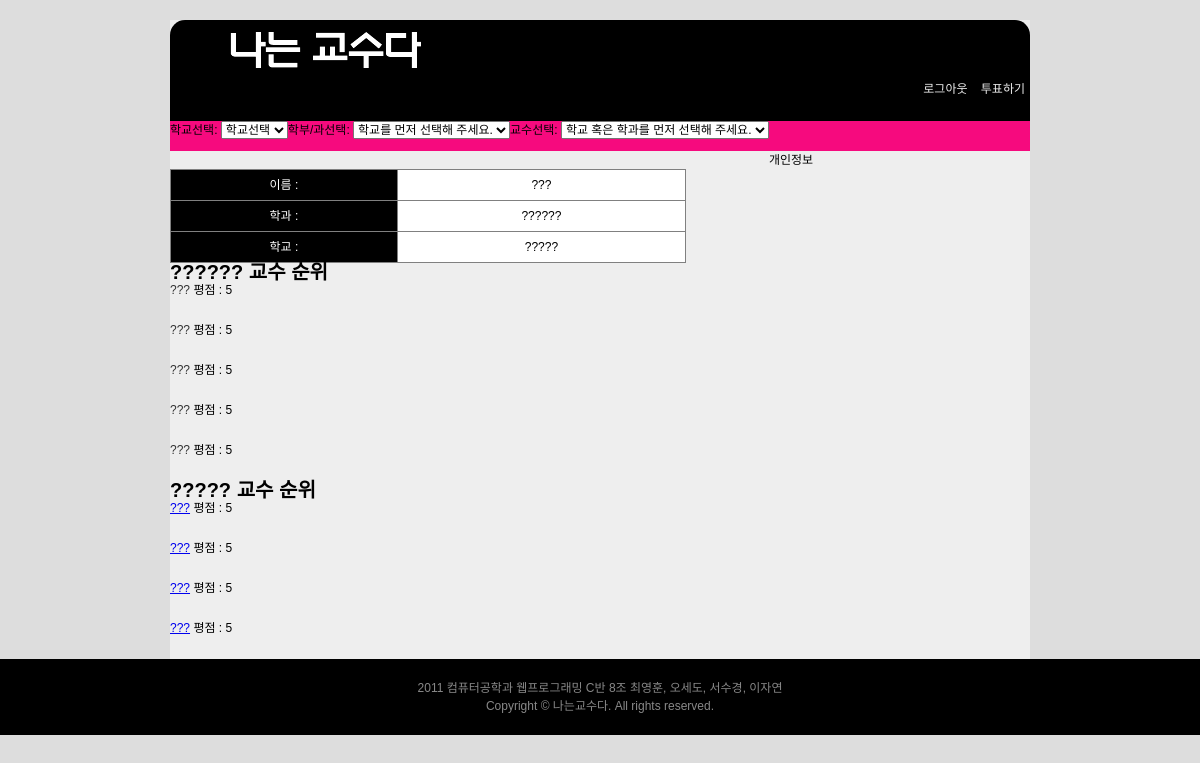
Screenshot of /mypage.php (signed in) with the database file from the repository.
### tables this page shows
CREATE TABLE majors(
  id INT UNSIGNED PRIMARY KEY AUTO_INCREMENT,
  name VARCHAR(30) NOT NULL,
  `created_at` TIMESTAMP DEFAULT CURRENT_TIMESTAMP,
  university_id INT UNSIGNED  
);

CREATE TABLE universities(
  id INT UNSIGNED PRIMARY KEY AUTO_INCREMENT,
  name VARCHAR(30) NOT NULL,
  `created_at` TIMESTAMP DEFAULT CURRENT_TIMESTAMP
);

CREATE TABLE professor_infos(
  id INT UNSIGNED PRIMARY KEY AUTO_INCREMENT,
  `created_at` TIMESTAMP DEFAULT CURRENT_TIMESTAMP,
  professor_id INT UNSIGNED,
  user_id INT UNSIGNED,
  major_id INT UNSIGNED,
  university_id INT UNSIGNED,
  name VARCHAR(30) NOT NULL,
  photo VARCHAR(100),
  content TEXT
);

### common.php (called while the page is built, shortened)
<?php
if (isset ( $_SESSION['user_id'])) {
 $loggedin = TRUE;
}
else {
 $loggedin = FALSE;
}
?>

### model.php (called while the page is built, shortened)
<?php
class Model{
  var $data;
  function fetch($table, $columns, $options = ""){
    if(count($columns) == 1){
      $column_string = $columns[0];
    }
    if(count($columns) > 1){
      $column_string = implode(",",$columns);
    }
    $query = "SELECT {$column_string} FROM {$table} {$options};";
    $result = mysql_query($query);
    if($result){
      $count = 0;
      while($row = mysql_fetch_array($result)){
        foreach($columns as $column){
          $this->data[$count][$column] = $row[$column];
        }
        $count++;
      }
    }
    else{
      echo "no result";
    }
  }
  function to_array(){
    return $this->data;
  }
}
?>

### professors.php (called while the page is built, shortened)
<?php
require_once "model.php";
class Professors{
  var $professors;
  function find_professor_by_major_id($id){
    $professors_model = new Model;
    $professors_model->fetch("professors", array("id"), "WHERE major_id='{$id}'");
    $this->professors = $professors_model->to_array();
    $infos_model = new Model;
    for($i=0; $i<count($this->professors); $i++){
      $infos_model->fetch("professor_infos", array("id", "name", "photo", "content"), "WHERE professor_id='{$this->professors[$i]["id"]}' ORDER BY created_at DESC LIMIT 1");
      $infos = $infos_model->to_array();
      $this->professors[$i]["name"] = $infos[0]["name"];
      $this->professors[$i]["photo"] = $infos[0]["photo"];
      $this->professors[$i]["content"] = $infos[0]["content"];
    }
  }
  function find_professor_by_university_id($id){
    $professors_model = new Model;
    $professors_model->fetch("professors", array("id"), "WHERE university_id='{$id}'");
    $this->professors = $professors_model->to_array();
    $infos_model = new Model;
    for($i=0; $i<count($this->professors); $i++){
      $infos_model->fetch("professor_infos", array("id", "name", "photo", "content"), "WHERE professor_id='{$this->professors[$i]["id"]}' ORDER BY created_at DESC LIMIT 1");
      $infos = $infos_model->to_array();
      $this->professors[$i]["name"] = $infos[0]["name"];
      $this->professors[$i]["photo"] = $infos[0]["photo"];
      $this->professors[$i]["content"] = $infos[0]["content"];
    }
  }
  function to_array(){
    return $this->professors;
  }
  function fetch_vote_list(){
    $votes_model = new Model;
    foreach($this->professors as $key => $professsor){
      $votes_model->fetch("votes", array("id", "created_at", "user_id",
                          "prepare", "understanding", "interest", "benefit", "hot", "comment_text"),
                          "WHERE professor_id={$professsor["id"]} ORDER BY created_at DESC");
      $this->professors[$key]["vote"] = $votes_model->to_array();
      $votes =  $votes_model->to_array();
      $total = 0;
      $prepare_total = 0;
      $understanding_total = 0;
      $interest_total = 0;
      $benefit_total = 0;
      $hot_total = 0;
      foreach($votes as $vote){
        $total += $vote["prepare"];
        $prepare_total += $vote["prepare"];
        $total += $vote["understanding"];
        $understanding_total += $vote["understanding"];
        $total += $vote["interest"];
        $interest_total +=  $vote["interest"];
        $total += $vote["benefit"];
        $benefit_total += $vote["benefit"];
        $total += $vote["hot"];
        $hot_total += $vote["hot"];
      }
      $num_to_devide = count($votes) * 5;
      $this->professors[$key]["vote_average"] = array();
      $this->professors[$key]["vote_average"]["total_average"] = $total/$num_to_devide;
      $this->professors[$key]["vote_average"]["prepare_average"] = $prepare_total/ count($votes);
      $this->professors[$key]["vote_average"]["understanding_average"] = $understanding_total/ count($votes);
      $this->professors[$key]["vote_average"]["interest_average"] = $interest_total/ count($votes);
      $this->professors[$key]["vote_average"]["benefit_average"] = $benefit_total/ count($votes);
      $this->professors[$key]["vote_average"]["hot_average"] = $hot_total/ count($votes);
    }
    usort($this->professors, "compare_by_average");
  }
}
?>

### mypage.php (the view, shortened to what this page needs)
<?php
require_once "upper.php";
require_once "model.php";
require_once "professors.php";
if ($current_user){
  $users = new Model;
  $universities = new Model;
  $majors = new Model;
  $professors = new Professors;
  $users->fetch("users", array("name", "major_id"), "WHERE id='{$current_user}'");
  $users = $users->to_array();
  $majors->fetch("majors", array("id", "name", "university_id"), "WHERE id='{$users[0]["major_id"]}'");
  $majors = $majors->to_array();
  $universities->fetch("universities", array("id","name"), "WHERE id='{$majors[0]["university_id"]}'");
  $universities = $universities->to_array();
  $professors->find_professor_by_major_id($majors[0]["id"]);
  $professors->fetch_vote_list();
  $major_professors = $professors->to_array();
  $professors->find_professor_by_university_id($universities[0]["id"]);
  $professors->fetch_vote_list();
  $university_professors = $professors->to_array();
}
else{
  echo "이 페이지는 로그인을 하셔야만 접근할 수 있습니다.";
}
?>
	<h2>개인정보</h2>
	<table id="my_info" width="60%" border = "none">
		<tr>
			<th>이름 : </th><td><?php echo $users[0]["name"] ?></td>
		</tr>
		<tr>
			<th>학과 : </th><td><?php echo $majors[0]["name"] ?></td>
		</tr>
		<tr>
			<th>학교 : </th><td><?php echo $universities[0]["name"] ?></td>
		</tr>
	</table>
<div class="major_professors">
<div class="list_title">
  <?php echo $majors[0]["name"]?> 교수 순위
</div>
<ul>
<?php
  foreach($major_professors as $professor){
    echo <<<EOT
      <li><a href='professor.php?id={$professor["id"]}'>{$professor["name"]}</a> 평점 : {$professor["vote_average"]["total_average"]}</li>
EOT;
  }
?>
</div>
<div class="university_professors">
<div class="list_title">
  <?php echo $universities[0]["name"]?> 교수 순위
</div>
<ol>
<?php
  foreach($university_professors as $professor){
    echo <<<EOT
      <li>
        <a href='professor.php?id={$professor["id"]}'>{$professor["name"]}</a> 평점 : {$professor["vote_average"]["total_average"]}
      </li>
EOT;
  }
?>
</ol>
</div>
<?php
require_once "beneath.php";
?>

### upper.php (shortened to what this page needs)
<?php
 require_once('common.php');
 require_once('model.php');
?>
<!DOCTYPE HTML PUBLIC "-//W3C//DTD XHTML 1.0 Transitional//EN"
"http://www.w3.org/TR/xhtml1/DTD/xhtml1-transitional.dtd">
<html>
  <head>
    <link href="style.css" rel="stylesheet" type="text/css" />
  </head>
  <body>
  <div id="container">
		<div id="header">
			<div id="header_logo">
				<img src="image/logo.png" alt="나는교수다">
			</div>
			<div id="header_right">
			<?php
				if ($loggedin) {
			?>
					<a href = "logout.php">로그아웃</a>
					<a href = "vote.php">투표하기</a>
			<?php
				} else {
			?>
					<a href = "login.php">로그인</a>
					<a href = "join.php">회원가입</a>
					<a href = "admin.php">Admin</a>
			<?php
				}
			?>
			</div>
		</div>
    <div id="search_bar">
      <ul>
        <li>학교선택:
          <select name="choose_school">
          <option id="first_option" value="-1" selected="selected">학교선택</option>
<?php
  $model = new Model;
  $model->fetch("universities", array("id", "name"));
?>
          </select>
        </li>
        <li>학부/과선택:
          <select name="choose_major" class="major">
            <option value="0">학교를 먼저 선택해 주세요.</option>
          </select>
        </li>
        <li>교수선택:
          <select name="choose_professor" id="choose_professor" class="professor">
            <option value="0">학교 혹은 학과를 먼저 선택해 주세요.</option>
          </select>
        </li>
      </ul>
    </div>
	  <div id="content">

### beneath.php (shortened to what this page needs)
  </div>
</div>
<div id="footer">
  <p>2011 컴퓨터공학과 웹프로그래밍 C반 8조 최영훈, 오세도, 서수경, 이자연</p>
  <p>Copyright © 나는교수다. All rights reserved.</p>
</div>
</body>
</html>

### style.css (style rules this page uses)
html { color:#000; background:#ddd; padding:20px 0; font: 12px/18px "���� ����", "Malgun Gothic", "����", "Gulim", Verdana, Arial, Tahoma; }
body,div,dl,dt,dd,ul,ol,li,h1,h2,h3,h4,h5,h6,pre,code,form,fieldset,legend,input,button,textarea,p,blockquote,th,td { margin:0;padding:0; }
table { border-collapse:collapse;border-spacing:0; }
fieldset,img { border:0; }
address,caption,cite,code,dfn,em,strong,th,var,optgroup { font-style:inherit;font-weight:inherit; }
li { list-style:none; }
caption,th { text-align:left; }
h1,h2,h3,h4,h5,h6 { font-size:100%;font-weight:normal; }
input,button,textarea,select,optgroup,option { font-family:inherit;font-size:inherit;font-style:inherit;font-weight:inherit; }
input,button,textarea,select { font-size:100%; }
#container { width:860px; margin:0 auto; background-color:#eee }
#header { width:100%; height:135px; background-color:#000; border-bottom: 1px solid #000; -moz-border-radius-topleft: 15px; -moz-border-radius-topright: 15px; border-radius: 15px 15px 0 0; height:100px; }
#header_logo { width:300px; padding: 5px; }
#header_right { text-align: right; }
#header_right a { color:#eee; text-decoration:none; padding:5px; }
#search_bar { width:860px; height:30px; background-color:#f60a7e; }
#search_bar ul { margin:0; padding:15; }
#search_bar ul li { float:left; }
#join th,td { padding : 6px; }
li { height : 40px; }
.major_professors a { color:#333; text-decoration:none; }
#my_info th,td { padding : 6px; }
#my_info th { background-color:#000; color:#fff; text-align:center; }
#my_info td { background-color:#fff; color:#000; text-align:center; }
.list_title { font-size:20px; font-weight:bold; }
#footer { background-color:#000; color:#888; text-align:center; padding: 20px; }

### rows the page displays
majors: name "??????"
universities: name "?????"
professor_infos: name "???", total_average "5"
professor_infos: name "???", total_average "5"
professor_infos: name "???", total_average "5"
professor_infos: name "???", total_average "5"
professor_infos: name "???", total_average "5"
professor_infos: name "???", total_average "5"

### other values shown
$users[0]["name"] "???"
